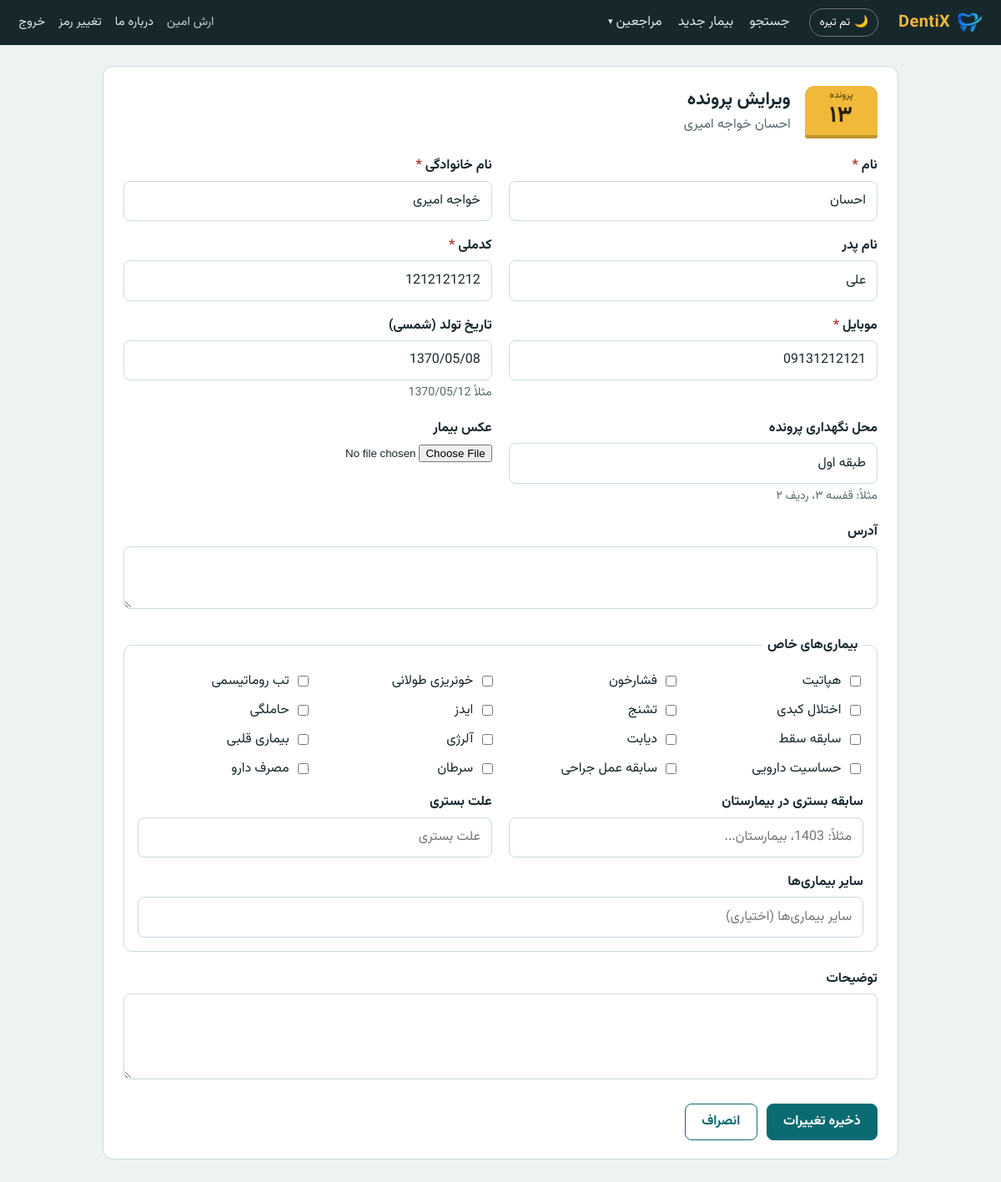
Screenshot of /patients/13/edit/ (signed in) with the database file from the repository.
### patients/models.py (models this page shows, shortened)
class Patient(models.Model):
    MEDICAL_CONDITIONS = [
        ("hepatitis", "هپاتیت"),
        ("high_blood_pressure", "فشارخون"),
        ("prolonged_bleeding", "خونریزی طولانی"),
        ("rheumatic_fever", "تب روماتیسمی"),
        ("liver_disorder", "اختلال کبدی"),
        ("seizure", "تشنج"),
        ("hiv", "ایدز"),
        ("pregnancy", "حاملگی"),
        ("miscarriage_history", "سابقه سقط"),
        ("diabetes", "دیابت"),
        ("allergy", "آلرژی"),
        ("heart_disease", "بیماری قلبی"),
        ("drug_sensitivity", "حساسیت دارویی"),
        ("surgery_history", "سابقه عمل جراحی"),
        ("cancer", "سرطان"),
        ("medication_use", "مصرف دارو"),
    ]
    _MEDICAL_LABELS = dict(MEDICAL_CONDITIONS)
    file_number = models.PositiveIntegerField("شماره پرونده", unique=True, editable=False)
    first_name = models.CharField("نام", max_length=60)
    last_name = models.CharField("نام خانوادگی", max_length=80)
    father_name = models.CharField("نام پدر", max_length=60, blank=True)
    national_id = models.CharField("کدملی", max_length=20, unique=True)
    mobile = models.CharField("موبایل", max_length=11)
    birth_date = models.DateField("تاریخ تولد", null=True, blank=True)
    address = models.TextField("آدرس", blank=True)
    file_location = models.CharField(
        "محل نگهداری پرونده", max_length=100, blank=True,
        help_text="مثلاً: قفسه ۳، ردیف ۲",
    )
    photo = models.ImageField("عکس بیمار", upload_to="patient_avatars/%Y/%m/", blank=True, null=True)
    medical_conditions = models.CharField("بیماری‌های خاص", max_length=255, blank=True, default="")
    hospitalization_history = models.CharField("سابقه بستری در بیمارستان", max_length=200, blank=True)
    hospitalization_reason = models.CharField("علت بستری", max_length=200, blank=True)
    other_conditions = models.CharField("سایر بیماری‌ها", max_length=300, blank=True)
    notes = models.TextField("توضیحات", blank=True)
    search_name = models.CharField(max_length=200, editable=False, db_index=True, default="")
    created_at = models.DateTimeField("تاریخ ثبت", auto_now_add=True)
    updated_at = models.DateTimeField(auto_now=True)
    created_by = models.ForeignKey(
        settings.AUTH_USER_MODEL, null=True, blank=True, editable=False,
        on_delete=models.SET_NULL, related_name="+", verbose_name="ثبت‌کننده",
    )
    class Meta:
        verbose_name = "بیمار"
        verbose_name_plural = "بیماران"
        ordering = ["-file_number"]
    @property
    def full_name(self):
        return f"{self.first_name} {self.last_name}".strip()
    @property
    def medical_condition_codes(self):
        return [c for c in self.medical_conditions.split(",") if c]

### patients/views.py (the view, shortened to what this page needs)
# urls.py: path("patients/<int:pk>/edit/", views.patient_edit, name="patient_edit"),
@access("patients.change_patient")
def patient_edit(request, pk):
    patient = get_object_or_404(Patient, pk=pk)
    form = PatientForm(request.POST or None, request.FILES or None, instance=patient)
    return render(request, "patients/form.html", {"form": form, "patient": patient})

### patients/context_processors.py (called while the page is built)
def site_credit(request):
    return {
        "site_developer_name": credit.DEVELOPER_NAME,
        "site_developer_phone": credit.DEVELOPER_PHONE,
        "site_developer_email": credit.DEVELOPER_EMAIL,
    }

### patients/forms.py (called while the page is built)
    def prepare_value(self, value):
        if isinstance(value, date):
            return format_jalali(value)
        return value

### patients/jalali.py (called while the page is built)
def gregorian_to_jalali(gy, gm, gd):
    g_d_m = [0, 31, 59, 90, 120, 151, 181, 212, 243, 273, 304, 334]
    gy2 = gy + 1 if gm > 2 else gy
    days = (
        355666 + (365 * gy) + ((gy2 + 3) // 4) - ((gy2 + 99) // 100)
        + ((gy2 + 399) // 400) + gd + g_d_m[gm - 1]
    )
    jy = -1595 + (33 * (days // 12053))
    days %= 12053
    jy += 4 * (days // 1461)
    days %= 1461
    if days > 365:
        jy += (days - 1) // 365
        days = (days - 1) % 365
    if days < 186:
        jm = 1 + days // 31
        jd = 1 + days % 31
    else:
        jm = 7 + (days - 186) // 30
        jd = 1 + (days - 186) % 30
    return jy, jm, jd

def to_jalali(d):
    return gregorian_to_jalali(d.year, d.month, d.day)

def format_jalali(d):
    jy, jm, jd = to_jalali(d)
    return f"{jy:04d}/{jm:02d}/{jd:02d}"

### patients/templatetags/fa.py (called while the page is built)
@register.filter
def file_no(value):
    try:
        return to_fa_digits(f"{int(value)}")
    except (TypeError, ValueError):
        return ""

### patients/utils.py (called while the page is built)
def to_fa_digits(value):
    return str(value).translate(_TO_FA)

### templates/patients/form.html (shortened to what this page needs)
{% extends "base.html" %}
{% load fa %}
{% block content %}
<section class="card">
  {% if patient %}
    <div class="edit-banner">
      <span class="file-tag"><small>پرونده</small><strong>{{ patient.file_number|file_no }}</strong></span>
      <div>
        <h1>ویرایش پرونده</h1>
        <p class="sub">{{ patient.full_name }}</p>
      </div>
    </div>
  {% else %}
    <h1>ثبت بیمار جدید</h1>
    <p class="sub">شماره پرونده بعد از ذخیره به‌طور خودکار داده می‌شود.</p>
  {% endif %}
  <form method="post" class="form" enctype="multipart/form-data"{% if patient %} data-confirm="تغییرات این پرونده ذخیره شود؟"{% endif %}>
    <div class="form-grid">
      {% include "patients/_field.html" with field=form.first_name %}
      {% include "patients/_field.html" with field=form.last_name %}
      {% include "patients/_field.html" with field=form.father_name %}
      {% include "patients/_field.html" with field=form.national_id %}
      {% include "patients/_field.html" with field=form.mobile %}
      {% include "patients/_field.html" with field=form.birth_date %}
      {% include "patients/_field.html" with field=form.file_location %}
      {% include "patients/_field.html" with field=form.photo %}
      {% include "patients/_field.html" with field=form.address wide=True %}
    </div>
    <fieldset class="medical-box">
      <legend>بیماری‌های خاص</legend>
      <div class="checkbox-grid">
        {% for checkbox in form.medical_conditions %}
          <label class="checkbox-item">{{ checkbox.tag }} {{ checkbox.choice_label }}</label>
        {% endfor %}
      </div>
      <div class="form-grid" style="margin-top:.8rem">
        {% include "patients/_field.html" with field=form.hospitalization_history %}
        {% include "patients/_field.html" with field=form.hospitalization_reason %}
        {% include "patients/_field.html" with field=form.other_conditions wide=True %}
      </div>
    </fieldset>
    <div class="form-grid">
      {% include "patients/_field.html" with field=form.notes wide=True %}
    </div>
    <div class="actions">
      <button class="btn" type="submit">{% if patient %}ذخیره تغییرات{% else %}ثبت پرونده{% endif %}</button>
      {% if patient %}
        <a class="btn secondary" href="{% url 'patient_detail' patient.pk %}">انصراف</a>
      {% else %}
        <a class="btn secondary" href="{% url 'home' %}">انصراف</a>
      {% endif %}
    </div>
  </form>
</section>
{% endblock %}

### templates/base.html (shortened to what this page needs)
{% load static %}<!doctype html>
<html lang="fa" dir="rtl">
<head>
  <link rel="stylesheet" href="{% static 'css/app.css' %}">
</head>
<body>
  <header class="topbar">
    <a class="brand" href="{% url 'home' %}">
      <img src="{% static 'img/logo-icon.png' %}" alt="" class="brand-logo">
      <span dir="ltr">DentiX</span>
    </a>
    <button type="button" class="theme-toggle" id="theme-toggle" aria-pressed="false">
      <span class="theme-toggle-icon" aria-hidden="true">🌙</span>
      <span class="theme-toggle-label">تم تیره</span>
    </button>
    {% if user.is_authenticated %}
      <nav class="nav" aria-label="منوی اصلی">
        <a href="{% url 'search' %}">جستجو</a>
        {% if perms.patients.add_patient %}<a href="{% url 'patient_create' %}">بیمار جدید</a>{% endif %}
        {% if perms.patients.view_visit %}
        <details class="nav-dropdown">
          <summary>مراجعین</summary>
        </details>
        {% endif %}
      </nav>
      <div class="who">
        <span>{{ user.get_full_name|default:user.username }}</span>
        <a href="{% url 'about' %}">درباره ما</a>
        <a href="{% url 'password_change' %}">تغییر رمز</a>
        <form method="post" action="{% url 'logout' %}">{% csrf_token %}<button type="submit" class="link">خروج</button></form>
      </div>
    {% endif %}
  </header>
  <main class="page {% block page_class %}{% endblock %}">
    {% block content %}{% endblock %}
  </main>
</body>
</html>

### templates/patients/_field.html (shortened to what this page needs)
<div class="field{% if wide %} wide{% endif %}">
  <label for="{{ field.id_for_label }}">{{ field.label }}{% if field.field.required %}<span class="req" aria-hidden="true"> *</span>{% endif %}</label>
  {{ field }}
  {% if field.help_text %}<p class="help">{{ field.help_text }}</p>{% endif %}
</div>

### static/css/app.css (style rules this page uses)
:root { --bg: #edf2f3; --surface: #ffffff; --ink: #17282d; --header-bg: #17282d; --muted: #56696f; --line: #cbd9dc; --teal: #0a6b72; --teal-dark: #06525a; --teal-tint: #e3f0f1; --tab: #f0b93a; --tab-ink: #2b2100; --tab-tint: #fff3d1; --danger: #b0342b; --ok: #1d6f49; }
* { box-sizing: border-box; }
html { font-size: 16px; }
body { margin: 0; background: var(--bg); color: var(--ink); font-family: "Vazirmatn", Tahoma, "Segoe UI", sans-serif; line-height: 1.7; }
a { color: var(--teal); }
h1, h2 { line-height: 1.35; margin: 0 0 .4rem; }
h1 { font-size: 1.6rem; }
p { margin: 0 0 .8rem; }
.num { direction: ltr; text-align: right; font-variant-numeric: tabular-nums; white-space: nowrap; }
.topbar { display: flex; align-items: center; gap: 1.5rem; flex-wrap: wrap; padding: .6rem 1.4rem; background: var(--header-bg); color: #fff; }
.brand { font-weight: 700; font-size: 1.25rem; letter-spacing: .02em; color: var(--tab); text-decoration: none; display: inline-flex; align-items: center; gap: .5rem; }
.brand-logo { width: 1.9rem; height: 1.9rem; object-fit: contain; }
.nav { display: flex; gap: 1.2rem; flex: 1; flex-wrap: wrap; }
.nav a, .who a { color: #dbe8ea; text-decoration: none; }
.who { display: flex; align-items: center; gap: 1rem; color: #b8cbce; font-size: .92rem; }
.who form { margin: 0; }
button.link { background: none; border: 0; padding: 0; font: inherit; cursor: pointer; color: #dbe8ea; }
.page { max-width: 62rem; margin: 0 auto; padding: 1.6rem 1.2rem 3rem; }
.card { background: var(--surface); border: 1px solid var(--line); border-radius: .8rem; padding: 1.4rem 1.5rem; margin-bottom: 1.2rem; }
.sub { color: var(--muted); }
.file-tag { display: inline-flex; flex-direction: column; align-items: center; justify-content: center; min-width: 5.4rem; padding: .35rem .9rem .45rem; line-height: 1.1; background: var(--tab); color: var(--tab-ink); border-radius: .7rem .7rem .2rem .2rem; border-bottom: .3rem solid rgba(0, 0, 0, .2); flex-shrink: 0; }
.file-tag small { font-size: .72rem; opacity: .85; margin-bottom: .25rem; }
.file-tag strong { font-size: 1.7rem; font-weight: 700; letter-spacing: .03em; }
.btn { display: inline-flex; align-items: center; justify-content: center; gap: .4rem; font: inherit; font-weight: 700; line-height: 1.4; padding: .6rem 1.2rem; border-radius: .5rem; border: 1.5px solid var(--teal); background: var(--teal); color: #fff; cursor: pointer; text-decoration: none; }
.btn.secondary { background: var(--surface); color: var(--teal); }
.form-grid { display: grid; grid-template-columns: repeat(2, 1fr); gap: 1rem 1.3rem; }
.field { min-width: 0; margin-bottom: .8rem; }
.form-grid .field { margin-bottom: 0; }
.field.wide { grid-column: 1 / -1; }
.field label { display: block; font-weight: 700; margin-bottom: .25rem; }
.req { color: var(--danger); }
input[type=text], input[type=search], input[type=password], input[type=number], textarea, select { width: 100%; font: inherit; padding: .6rem .8rem; color: var(--ink); background: var(--surface); border: 1.5px solid var(--line); border-radius: .5rem; }
.help { color: var(--muted); font-size: .88rem; margin: .25rem 0 0; }
.actions { display: flex; gap: .7rem; flex-wrap: wrap; margin-top: 1.2rem; }
.edit-banner { display: flex; align-items: center; gap: 1.1rem; margin-bottom: 1.2rem; }
.edit-banner h1 { margin: 0; font-size: 1.35rem; }
.edit-banner p { margin: 0; }
.nav-dropdown { position: relative; display: inline-block; }
.nav-dropdown summary { cursor: pointer; list-style: none; color: #dbe8ea; display: inline-flex; align-items: center; gap: .25rem; }
.nav-dropdown summary::after { content: "▾"; font-size: .7em; }
.medical-box { border: 1px solid var(--line); border-radius: 10px; padding: 1rem; margin: 1.2rem 0; }
.medical-box legend { padding: 0 .4rem; font-weight: 700; color: var(--ink); }
.checkbox-grid { display: grid; grid-template-columns: repeat(auto-fill, minmax(11rem, 1fr)); gap: .5rem .8rem; }
.checkbox-item { display: flex; align-items: center; gap: .4rem; font-weight: 400; cursor: pointer; }
.checkbox-item input { width: auto; }
.theme-toggle { background: none; border: 1px solid rgba(255,255,255,.35); color: inherit; border-radius: 999px; padding: .3rem .7rem; font: inherit; font-size: .85rem; cursor: pointer; display: inline-flex; align-items: center; gap: .3rem; }

### rows the page displays
Patient: file_number|file_no "۱۳", full_name "احسان خواجه امیری", first_name "احسان", last_name "خواجه امیری", father_name "علی", national_id "1212121212", mobile "09131212121", birth_date "1370/05/08", file_location "طبقه اول"

### other values shown
{{ user.get_full_name|default:user.username }} "ارش امین"
{{ field.label }} "نام نام خانوادگی نام پدر کدملی موبایل تاریخ تولد (شمسی) محل نگهداری پرونده عکس بیمار آدرس سابقه بستری در بیمارستان علت بستری سایر بیماری‌ها توضیحات"
{{ field.help_text }} "مثلاً 1370/05/12 مثلاً: قفسه ۳، ردیف ۲"
{{ checkbox.choice_label }} "هپاتیت" "فشارخون" "خونریزی طولانی" "تب روماتیسمی" "اختلال کبدی" "تشنج" "ایدز" "حاملگی" "سابقه سقط" "دیابت" "آلرژی" "بیماری قلبی" "حساسیت دارویی" "سابقه عمل جراحی" "سرطان" "مصرف دارو"
